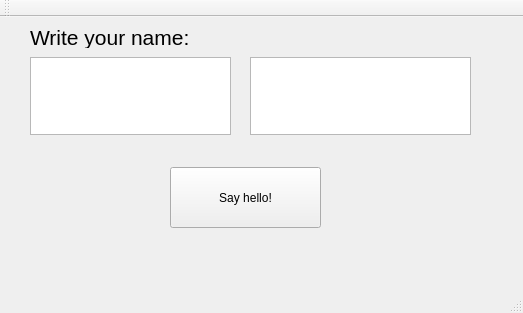
<?xml version="1.0" encoding="UTF-8"?>
<ui version="4.0">
 <class>MainWindow</class>
 <widget class="QMainWindow" name="MainWindow">
  <property name="geometry">
   <rect>
    <x>0</x>
    <y>0</y>
    <width>523</width>
    <height>313</height>
   </rect>
  </property>
  <property name="windowTitle">
   <string>MainWindow</string>
  </property>
  <widget class="QWidget" name="centralWidget">
   <widget class="QPushButton" name="btnSayHello">
    <property name="geometry">
     <rect>
      <x>170</x>
      <y>150</y>
      <width>151</width>
      <height>61</height>
     </rect>
    </property>
    <property name="text">
     <string>Say hello!</string>
    </property>
   </widget>
   <widget class="QPlainTextEdit" name="txtName">
    <property name="geometry">
     <rect>
      <x>30</x>
      <y>40</y>
      <width>201</width>
      <height>78</height>
     </rect>
    </property>
   </widget>
   <widget class="QLabel" name="label">
    <property name="geometry">
     <rect>
      <x>30</x>
      <y>10</y>
      <width>201</width>
      <height>21</height>
     </rect>
    </property>
    <property name="font">
     <font>
      <pointsize>16</pointsize>
     </font>
    </property>
    <property name="text">
     <string>Write your name:</string>
    </property>
   </widget>
   <widget class="QPlainTextEdit" name="txtResult">
    <property name="geometry">
     <rect>
      <x>250</x>
      <y>40</y>
      <width>221</width>
      <height>78</height>
     </rect>
    </property>
   </widget>
  </widget>
  <widget class="QMenuBar" name="menuBar">
   <property name="geometry">
    <rect>
     <x>0</x>
     <y>0</y>
     <width>523</width>
     <height>25</height>
    </rect>
   </property>
  </widget>
  <widget class="QToolBar" name="mainToolBar">
   <attribute name="toolBarArea">
    <enum>TopToolBarArea</enum>
   </attribute>
   <attribute name="toolBarBreak">
    <bool>false</bool>
   </attribute>
  </widget>
  <widget class="QStatusBar" name="statusBar"/>
 </widget>
 <layoutdefault spacing="6" margin="11"/>
 <resources/>
 <connections/>
</ui>
